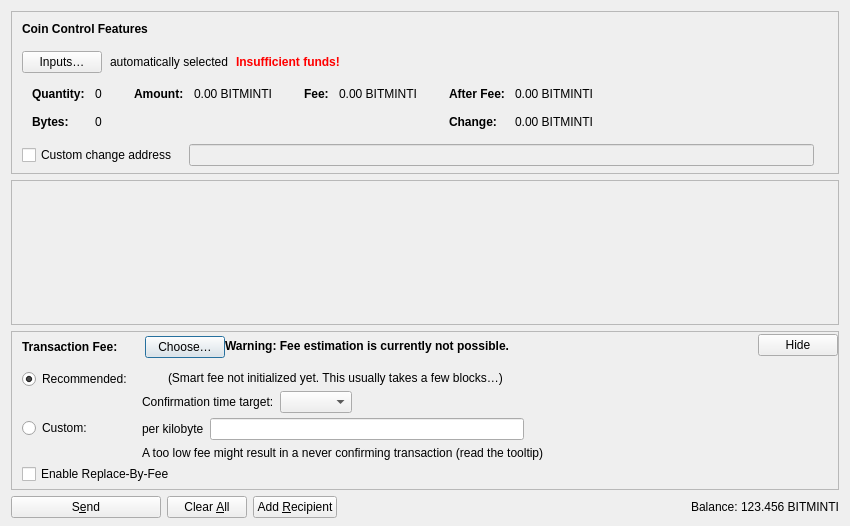
<?xml version="1.0" encoding="UTF-8"?>
<ui version="4.0">
 <class>SendCoinsDialog</class>
 <widget class="QDialog" name="SendCoinsDialog">
  <property name="geometry">
   <rect>
    <x>0</x>
    <y>0</y>
    <width>850</width>
    <height>526</height>
   </rect>
  </property>
  <property name="windowTitle">
   <string>Send Coins</string>
  </property>
  <layout class="QVBoxLayout" name="verticalLayout" stretch="0,1,0,0">
   <property name="bottomMargin">
    <number>8</number>
   </property>
   <item>
    <widget class="QFrame" name="frameCoinControl">
     <property name="sizePolicy">
      <sizepolicy hsizetype="Expanding" vsizetype="Expanding">
       <horstretch>0</horstretch>
       <verstretch>0</verstretch>
      </sizepolicy>
     </property>
     <property name="maximumSize">
      <size>
       <width>16777215</width>
       <height>16777215</height>
      </size>
     </property>
     <property name="frameShape">
      <enum>QFrame::StyledPanel</enum>
     </property>
     <property name="frameShadow">
      <enum>QFrame::Sunken</enum>
     </property>
     <layout class="QVBoxLayout" name="verticalLayoutCoinControl2">
      <property name="spacing">
       <number>0</number>
      </property>
      <property name="leftMargin">
       <number>0</number>
      </property>
      <property name="topMargin">
       <number>0</number>
      </property>
      <property name="rightMargin">
       <number>0</number>
      </property>
      <property name="bottomMargin">
       <number>6</number>
      </property>
      <item>
       <layout class="QVBoxLayout" name="verticalLayoutCoinControl" stretch="0,0,0,0,1">
        <property name="spacing">
         <number>0</number>
        </property>
        <property name="leftMargin">
         <number>10</number>
        </property>
        <property name="topMargin">
         <number>10</number>
        </property>
        <item>
         <layout class="QHBoxLayout" name="horizontalLayoutCoinControl1">
          <property name="bottomMargin">
           <number>15</number>
          </property>
          <item>
           <widget class="QLabel" name="labelCoinControlFeatures">
            <property name="sizePolicy">
             <sizepolicy hsizetype="Preferred" vsizetype="Maximum">
              <horstretch>0</horstretch>
              <verstretch>0</verstretch>
             </sizepolicy>
            </property>
            <property name="font">
             <font>
              <weight>75</weight>
              <bold>true</bold>
             </font>
            </property>
            <property name="styleSheet">
             <string notr="true">font-weight:bold;</string>
            </property>
            <property name="text">
             <string>Coin Control Features</string>
            </property>
           </widget>
          </item>
         </layout>
        </item>
        <item>
         <layout class="QHBoxLayout" name="horizontalLayoutCoinControl2" stretch="0,0,0,0">
          <property name="spacing">
           <number>8</number>
          </property>
          <property name="bottomMargin">
           <number>10</number>
          </property>
          <item>
           <widget class="QPushButton" name="pushButtonCoinControl">
            <property name="styleSheet">
             <string notr="true"/>
            </property>
            <property name="text">
             <string>Inputs…</string>
            </property>
            <property name="autoDefault">
             <bool>false</bool>
            </property>
           </widget>
          </item>
          <item>
           <widget class="QLabel" name="labelCoinControlAutomaticallySelected">
            <property name="text">
             <string>automatically selected</string>
            </property>
            <property name="margin">
             <number>5</number>
            </property>
           </widget>
          </item>
          <item>
           <widget class="QLabel" name="labelCoinControlInsuffFunds">
            <property name="font">
             <font>
              <weight>75</weight>
              <bold>true</bold>
             </font>
            </property>
            <property name="styleSheet">
             <string notr="true">color:red;font-weight:bold;</string>
            </property>
            <property name="text">
             <string>Insufficient funds!</string>
            </property>
            <property name="margin">
             <number>5</number>
            </property>
           </widget>
          </item>
          <item>
           <spacer name="horizontalSpacerCoinControl">
            <property name="orientation">
             <enum>Qt::Horizontal</enum>
            </property>
            <property name="sizeHint" stdset="0">
             <size>
              <width>40</width>
              <height>1</height>
             </size>
            </property>
           </spacer>
          </item>
         </layout>
        </item>
        <item>
         <widget class="QWidget" name="widgetCoinControl" native="true">
          <property name="sizePolicy">
           <sizepolicy hsizetype="Preferred" vsizetype="Preferred">
            <horstretch>0</horstretch>
            <verstretch>0</verstretch>
           </sizepolicy>
          </property>
          <property name="minimumSize">
           <size>
            <width>0</width>
            <height>0</height>
           </size>
          </property>
          <property name="styleSheet">
           <string notr="true"/>
          </property>
          <layout class="QHBoxLayout" name="horizontalLayoutCoinControl5">
           <property name="leftMargin">
            <number>0</number>
           </property>
           <property name="topMargin">
            <number>0</number>
           </property>
           <property name="rightMargin">
            <number>0</number>
           </property>
           <property name="bottomMargin">
            <number>0</number>
           </property>
           <item>
            <layout class="QHBoxLayout" name="horizontalLayoutCoinControl3" stretch="0,0,0,1">
             <property name="spacing">
              <number>20</number>
             </property>
             <property name="topMargin">
              <number>0</number>
             </property>
             <property name="bottomMargin">
              <number>10</number>
             </property>
             <item>
              <layout class="QFormLayout" name="formLayoutCoinControl1">
               <property name="labelAlignment">
                <set>Qt::AlignLeft|Qt::AlignVCenter</set>
               </property>
               <property name="horizontalSpacing">
                <number>10</number>
               </property>
               <property name="verticalSpacing">
                <number>14</number>
               </property>
               <property name="leftMargin">
                <number>10</number>
               </property>
               <property name="topMargin">
                <number>4</number>
               </property>
               <property name="rightMargin">
                <number>6</number>
               </property>
               <item row="0" column="0">
                <widget class="QLabel" name="labelCoinControlQuantityText">
                 <property name="font">
                  <font>
                   <weight>75</weight>
                   <bold>true</bold>
                  </font>
                 </property>
                 <property name="text">
                  <string>Quantity:</string>
                 </property>
                 <property name="margin">
                  <number>0</number>
                 </property>
                </widget>
               </item>
               <item row="0" column="1">
                <widget class="QLabel" name="labelCoinControlQuantity">
                 <property name="cursor">
                  <cursorShape>IBeamCursor</cursorShape>
                 </property>
                 <property name="contextMenuPolicy">
                  <enum>Qt::ActionsContextMenu</enum>
                 </property>
                 <property name="text">
                  <string notr="true">0</string>
                 </property>
                 <property name="margin">
                  <number>0</number>
                 </property>
                 <property name="textInteractionFlags">
                  <set>Qt::LinksAccessibleByMouse|Qt::TextSelectableByKeyboard|Qt::TextSelectableByMouse</set>
                 </property>
                </widget>
               </item>
               <item row="1" column="0">
                <widget class="QLabel" name="labelCoinControlBytesText">
                 <property name="font">
                  <font>
                   <weight>75</weight>
                   <bold>true</bold>
                  </font>
                 </property>
                 <property name="text">
                  <string>Bytes:</string>
                 </property>
                </widget>
               </item>
               <item row="1" column="1">
                <widget class="QLabel" name="labelCoinControlBytes">
                 <property name="cursor">
                  <cursorShape>IBeamCursor</cursorShape>
                 </property>
                 <property name="contextMenuPolicy">
                  <enum>Qt::ActionsContextMenu</enum>
                 </property>
                 <property name="text">
                  <string notr="true">0</string>
                 </property>
                 <property name="textInteractionFlags">
                  <set>Qt::LinksAccessibleByMouse|Qt::TextSelectableByKeyboard|Qt::TextSelectableByMouse</set>
                 </property>
                </widget>
               </item>
              </layout>
             </item>
             <item>
              <layout class="QFormLayout" name="formLayoutCoinControl2">
               <property name="horizontalSpacing">
                <number>10</number>
               </property>
               <property name="verticalSpacing">
                <number>14</number>
               </property>
               <property name="leftMargin">
                <number>6</number>
               </property>
               <property name="topMargin">
                <number>4</number>
               </property>
               <property name="rightMargin">
                <number>6</number>
               </property>
               <item row="0" column="0">
                <widget class="QLabel" name="labelCoinControlAmountText">
                 <property name="font">
                  <font>
                   <weight>75</weight>
                   <bold>true</bold>
                  </font>
                 </property>
                 <property name="text">
                  <string>Amount:</string>
                 </property>
                 <property name="margin">
                  <number>0</number>
                 </property>
                </widget>
               </item>
               <item row="0" column="1">
                <widget class="QLabel" name="labelCoinControlAmount">
                 <property name="cursor">
                  <cursorShape>IBeamCursor</cursorShape>
                 </property>
                 <property name="contextMenuPolicy">
                  <enum>Qt::ActionsContextMenu</enum>
                 </property>
                 <property name="text">
                  <string notr="true">0.00 BITMINTI</string>
                 </property>
                 <property name="textInteractionFlags">
                  <set>Qt::LinksAccessibleByMouse|Qt::TextSelectableByKeyboard|Qt::TextSelectableByMouse</set>
                 </property>
                </widget>
               </item>
              </layout>
             </item>
             <item>
              <layout class="QFormLayout" name="formLayoutCoinControl3">
               <property name="horizontalSpacing">
                <number>10</number>
               </property>
               <property name="verticalSpacing">
                <number>14</number>
               </property>
               <property name="leftMargin">
                <number>6</number>
               </property>
               <property name="topMargin">
                <number>4</number>
               </property>
               <property name="rightMargin">
                <number>6</number>
               </property>
               <item row="0" column="0">
                <widget class="QLabel" name="labelCoinControlFeeText">
                 <property name="font">
                  <font>
                   <weight>75</weight>
                   <bold>true</bold>
                  </font>
                 </property>
                 <property name="text">
                  <string>Fee:</string>
                 </property>
                 <property name="margin">
                  <number>0</number>
                 </property>
                </widget>
               </item>
               <item row="0" column="1">
                <widget class="QLabel" name="labelCoinControlFee">
                 <property name="cursor">
                  <cursorShape>IBeamCursor</cursorShape>
                 </property>
                 <property name="contextMenuPolicy">
                  <enum>Qt::ActionsContextMenu</enum>
                 </property>
                 <property name="text">
                  <string notr="true">0.00 BITMINTI</string>
                 </property>
                 <property name="textInteractionFlags">
                  <set>Qt::LinksAccessibleByMouse|Qt::TextSelectableByKeyboard|Qt::TextSelectableByMouse</set>
                 </property>
                </widget>
               </item>
              </layout>
             </item>
             <item>
              <layout class="QFormLayout" name="formLayoutCoinControl4">
               <property name="labelAlignment">
                <set>Qt::AlignLeft|Qt::AlignVCenter</set>
               </property>
               <property name="horizontalSpacing">
                <number>10</number>
               </property>
               <property name="verticalSpacing">
                <number>14</number>
               </property>
               <property name="leftMargin">
                <number>6</number>
               </property>
               <property name="topMargin">
                <number>4</number>
               </property>
               <property name="rightMargin">
                <number>6</number>
               </property>
               <item row="0" column="0">
                <widget class="QLabel" name="labelCoinControlAfterFeeText">
                 <property name="font">
                  <font>
                   <weight>75</weight>
                   <bold>true</bold>
                  </font>
                 </property>
                 <property name="text">
                  <string>After Fee:</string>
                 </property>
                 <property name="margin">
                  <number>0</number>
                 </property>
                </widget>
               </item>
               <item row="0" column="1">
                <widget class="QLabel" name="labelCoinControlAfterFee">
                 <property name="cursor">
                  <cursorShape>IBeamCursor</cursorShape>
                 </property>
                 <property name="contextMenuPolicy">
                  <enum>Qt::ActionsContextMenu</enum>
                 </property>
                 <property name="text">
                  <string notr="true">0.00 BITMINTI</string>
                 </property>
                 <property name="textInteractionFlags">
                  <set>Qt::LinksAccessibleByMouse|Qt::TextSelectableByKeyboard|Qt::TextSelectableByMouse</set>
                 </property>
                </widget>
               </item>
               <item row="1" column="0">
                <widget class="QLabel" name="labelCoinControlChangeText">
                 <property name="font">
                  <font>
                   <weight>75</weight>
                   <bold>true</bold>
                  </font>
                 </property>
                 <property name="text">
                  <string>Change:</string>
                 </property>
                </widget>
               </item>
               <item row="1" column="1">
                <widget class="QLabel" name="labelCoinControlChange">
                 <property name="cursor">
                  <cursorShape>IBeamCursor</cursorShape>
                 </property>
                 <property name="contextMenuPolicy">
                  <enum>Qt::ActionsContextMenu</enum>
                 </property>
                 <property name="text">
                  <string notr="true">0.00 BITMINTI</string>
                 </property>
                 <property name="textInteractionFlags">
                  <set>Qt::LinksAccessibleByMouse|Qt::TextSelectableByKeyboard|Qt::TextSelectableByMouse</set>
                 </property>
                </widget>
               </item>
              </layout>
             </item>
            </layout>
           </item>
          </layout>
         </widget>
        </item>
        <item>
         <layout class="QHBoxLayout" name="horizontalLayoutCoinControl4" stretch="0,0,0">
          <property name="spacing">
           <number>12</number>
          </property>
          <property name="sizeConstraint">
           <enum>QLayout::SetDefaultConstraint</enum>
          </property>
          <property name="topMargin">
           <number>5</number>
          </property>
          <property name="rightMargin">
           <number>5</number>
          </property>
          <item>
           <widget class="QCheckBox" name="checkBoxCoinControlChange">
            <property name="toolTip">
             <string>If this is activated, but the change address is empty or invalid, change will be sent to a newly generated address.</string>
            </property>
            <property name="text">
             <string>Custom change address</string>
            </property>
           </widget>
          </item>
          <item>
           <widget class="QValidatedLineEdit" name="lineEditCoinControlChange">
            <property name="enabled">
             <bool>false</bool>
            </property>
            <property name="sizePolicy">
             <sizepolicy hsizetype="Expanding" vsizetype="Fixed">
              <horstretch>0</horstretch>
              <verstretch>0</verstretch>
             </sizepolicy>
            </property>
           </widget>
          </item>
          <item>
           <widget class="QLabel" name="labelCoinControlChangeLabel">
            <property name="sizePolicy">
             <sizepolicy hsizetype="Preferred" vsizetype="Expanding">
              <horstretch>0</horstretch>
              <verstretch>0</verstretch>
             </sizepolicy>
            </property>
            <property name="minimumSize">
             <size>
              <width>0</width>
              <height>0</height>
             </size>
            </property>
            <property name="text">
             <string/>
            </property>
            <property name="margin">
             <number>3</number>
            </property>
           </widget>
          </item>
         </layout>
        </item>
        <item>
         <spacer name="verticalSpacerCoinControl">
          <property name="orientation">
           <enum>Qt::Vertical</enum>
          </property>
          <property name="sizeHint" stdset="0">
           <size>
            <width>800</width>
            <height>1</height>
           </size>
          </property>
         </spacer>
        </item>
       </layout>
      </item>
     </layout>
    </widget>
   </item>
   <item>
    <widget class="QScrollArea" name="scrollArea">
     <property name="widgetResizable">
      <bool>true</bool>
     </property>
     <widget class="QWidget" name="scrollAreaWidgetContents">
      <property name="geometry">
       <rect>
        <x>0</x>
        <y>0</y>
        <width>830</width>
        <height>104</height>
       </rect>
      </property>
      <layout class="QVBoxLayout" name="verticalLayout_2" stretch="0,1">
       <property name="leftMargin">
        <number>0</number>
       </property>
       <property name="topMargin">
        <number>0</number>
       </property>
       <property name="rightMargin">
        <number>0</number>
       </property>
       <property name="bottomMargin">
        <number>0</number>
       </property>
       <item>
        <layout class="QVBoxLayout" name="entries">
         <property name="spacing">
          <number>6</number>
         </property>
        </layout>
       </item>
       <item>
        <spacer name="verticalSpacer">
         <property name="orientation">
          <enum>Qt::Vertical</enum>
         </property>
         <property name="sizeHint" stdset="0">
          <size>
           <width>20</width>
           <height>40</height>
          </size>
         </property>
        </spacer>
       </item>
      </layout>
     </widget>
    </widget>
   </item>
   <item>
    <widget class="QFrame" name="frameFee">
     <property name="sizePolicy">
      <sizepolicy hsizetype="Expanding" vsizetype="Expanding">
       <horstretch>0</horstretch>
       <verstretch>0</verstretch>
      </sizepolicy>
     </property>
     <property name="maximumSize">
      <size>
       <width>16777215</width>
       <height>16777215</height>
      </size>
     </property>
     <property name="frameShape">
      <enum>QFrame::StyledPanel</enum>
     </property>
     <property name="frameShadow">
      <enum>QFrame::Sunken</enum>
     </property>
     <layout class="QVBoxLayout" name="verticalLayoutFee1">
      <property name="spacing">
       <number>0</number>
      </property>
      <property name="leftMargin">
       <number>0</number>
      </property>
      <property name="topMargin">
       <number>0</number>
      </property>
      <property name="rightMargin">
       <number>0</number>
      </property>
      <property name="bottomMargin">
       <number>0</number>
      </property>
      <item>
       <layout class="QVBoxLayout" name="verticalLayoutFee2" stretch="0,0,0">
        <property name="spacing">
         <number>0</number>
        </property>
        <property name="leftMargin">
         <number>10</number>
        </property>
        <property name="topMargin">
         <number>0</number>
        </property>
        <item>
         <layout class="QHBoxLayout" name="horizontalLayoutFee1">
          <property name="bottomMargin">
           <number>0</number>
          </property>
          <item>
           <layout class="QVBoxLayout" name="verticalLayoutFee7">
            <property name="spacing">
             <number>0</number>
            </property>
            <item>
             <spacer name="verticalSpacerSmartFee">
              <property name="orientation">
               <enum>Qt::Vertical</enum>
              </property>
              <property name="sizeType">
               <enum>QSizePolicy::Fixed</enum>
              </property>
              <property name="sizeHint" stdset="0">
               <size>
                <width>1</width>
                <height>4</height>
               </size>
              </property>
             </spacer>
            </item>
            <item>
             <layout class="QHBoxLayout" name="horizontalLayoutSmartFee">
              <property name="spacing">
               <number>10</number>
              </property>
              <item>
               <widget class="QLabel" name="labelFeeHeadline">
                <property name="sizePolicy">
                 <sizepolicy hsizetype="Preferred" vsizetype="Maximum">
                  <horstretch>0</horstretch>
                  <verstretch>0</verstretch>
                 </sizepolicy>
                </property>
                <property name="font">
                 <font>
                  <weight>75</weight>
                  <bold>true</bold>
                 </font>
                </property>
                <property name="styleSheet">
                 <string notr="true">font-weight:bold;</string>
                </property>
                <property name="text">
                 <string>Transaction Fee:</string>
                </property>
               </widget>
              </item>
              <item>
               <widget class="QLabel" name="labelFeeMinimized">
                <property name="text">
                 <string/>
                </property>
               </widget>
              </item>
              <item>
               <widget class="QPushButton" name="buttonChooseFee">
                <property name="text">
                 <string>Choose…</string>
                </property>
               </widget>
              </item>
             </layout>
            </item>
            <item>
             <spacer name="verticalSpacer_5">
              <property name="orientation">
               <enum>Qt::Vertical</enum>
              </property>
              <property name="sizeHint" stdset="0">
               <size>
                <width>1</width>
                <height>1</height>
               </size>
              </property>
             </spacer>
            </item>
           </layout>
          </item>
          <item>
           <widget class="QLabel" name="fallbackFeeWarningLabel">
            <property name="toolTip">
             <string>Using the fallbackfee can result in sending a transaction that will take several hours or days (or never) to confirm. Consider choosing your fee manually or wait until you have validated the complete chain.</string>
            </property>
            <property name="font">
            <font>
                <weight>75</weight>
                <bold>true</bold>
            </font>
            </property>
            <property name="text">
             <string>Warning: Fee estimation is currently not possible.</string>
            </property>
            <property name="wordWrap">
             <bool>false</bool>
            </property>
           </widget>
          </item>
          <item>
           <spacer name="horizontalSpacer_4">
            <property name="orientation">
             <enum>Qt::Horizontal</enum>
            </property>
            <property name="sizeType">
             <enum>QSizePolicy::MinimumExpanding</enum>
            </property>
            <property name="sizeHint" stdset="0">
             <size>
              <width>40</width>
              <height>20</height>
             </size>
            </property>
           </spacer>
          </item>
          <item>
           <widget class="QPushButton" name="buttonMinimizeFee">
            <property name="toolTip">
             <string>Hide transaction fee settings</string>
            </property>
            <property name="text">
             <string>Hide</string>
            </property>
           </widget>
          </item>
         </layout>
        </item>
        <item>
         <widget class="QFrame" name="frameFeeSelection">
          <layout class="QVBoxLayout" name="verticalLayoutFee12">
           <property name="spacing">
            <number>0</number>
           </property>
           <property name="leftMargin">
            <number>0</number>
           </property>
           <property name="topMargin">
            <number>0</number>
           </property>
           <property name="rightMargin">
            <number>0</number>
           </property>
           <property name="bottomMargin">
            <number>0</number>
           </property>
           <item>
            <layout class="QGridLayout" name="gridLayoutFee">
             <property name="topMargin">
              <number>10</number>
             </property>
             <property name="bottomMargin">
              <number>4</number>
             </property>
             <property name="horizontalSpacing">
              <number>10</number>
             </property>
             <property name="verticalSpacing">
              <number>4</number>
             </property>
             <item row="1" column="1">
              <layout class="QVBoxLayout" name="verticalLayoutFee8">
               <property name="spacing">
                <number>6</number>
               </property>
               <item>
                <layout class="QHBoxLayout" name="horizontalLayoutFee13">
                 <item>
                  <widget class="QLabel" name="labelCustomPerKilobyte">
                   <property name="toolTip">
                    <string>Specify a custom fee per kB (1,000 bytes) of the transaction's virtual size.

Note:  Since the fee is calculated on a per-byte basis, a fee rate of "100 satoshis per kvB" for a transaction size of 500 virtual bytes (half of 1 kvB) would ultimately yield a fee of only 50 satoshis.</string>
                   </property>
                   <property name="text">
                    <string>per kilobyte</string>
                   </property>
                  </widget>
                 </item>
                 <item>
                  <widget class="BitcoinAmountField" name="customFee"/>
                 </item>
                 <item>
                  <spacer name="horizontalSpacer_6">
                   <property name="orientation">
                    <enum>Qt::Horizontal</enum>
                   </property>
                   <property name="sizeHint" stdset="0">
                    <size>
                     <width>1</width>
                     <height>1</height>
                    </size>
                   </property>
                  </spacer>
                 </item>
                </layout>
               </item>
               <item>
                <layout class="QHBoxLayout" name="horizontalLayoutFee8">
                 <item>
                  <widget class="QLabel" name="labelCustomFeeWarning">
                   <property name="enabled">
                    <bool>true</bool>
                   </property>
                   <property name="toolTip">
                    <string>When there is less transaction volume than space in the blocks, miners as well as relaying nodes may enforce a minimum fee. Paying only this minimum fee is just fine, but be aware that this can result in a never confirming transaction once there is more demand for bitcoin transactions than the network can process.</string>
                   </property>
                   <property name="text">
                    <string>A too low fee might result in a never confirming transaction (read the tooltip)</string>
                   </property>
                  </widget>
                 </item>
                 <item>
                  <spacer name="horizontalSpacer_2">
                   <property name="orientation">
                    <enum>Qt::Horizontal</enum>
                   </property>
                   <property name="sizeHint" stdset="0">
                    <size>
                     <width>1</width>
                     <height>1</height>
                    </size>
                   </property>
                  </spacer>
                 </item>
                </layout>
               </item>
              </layout>
             </item>
             <item row="0" column="0">
              <layout class="QVBoxLayout" name="verticalLayoutFee4" stretch="0,1">
               <item>
                <widget class="QRadioButton" name="radioSmartFee">
                 <property name="text">
                  <string>Recommended:</string>
                 </property>
                 <property name="checked">
                  <bool>true</bool>
                 </property>
                 <attribute name="buttonGroup">
                  <string notr="true">groupFee</string>
                 </attribute>
                </widget>
               </item>
               <item>
                <spacer name="verticalSpacer_2">
                 <property name="orientation">
                  <enum>Qt::Vertical</enum>
                 </property>
                 <property name="sizeHint" stdset="0">
                  <size>
                   <width>1</width>
                   <height>1</height>
                  </size>
                 </property>
                </spacer>
               </item>
              </layout>
             </item>
             <item row="1" column="0">
              <layout class="QVBoxLayout" name="verticalLayoutFee9" stretch="0,1">
               <item>
                <widget class="QRadioButton" name="radioCustomFee">
                 <property name="text">
                  <string>Custom:</string>
                 </property>
                 <attribute name="buttonGroup">
                  <string notr="true">groupFee</string>
                 </attribute>
                </widget>
               </item>
               <item>
                <spacer name="verticalSpacer_6">
                 <property name="orientation">
                  <enum>Qt::Vertical</enum>
                 </property>
                 <property name="sizeHint" stdset="0">
                  <size>
                   <width>1</width>
                   <height>1</height>
                  </size>
                 </property>
                </spacer>
               </item>
              </layout>
             </item>
             <item row="0" column="1">
              <layout class="QVBoxLayout" name="verticalLayoutFee3" stretch="0,0,1">
               <property name="spacing">
                <number>6</number>
               </property>
               <property name="topMargin">
                <number>2</number>
               </property>
               <item>
                <layout class="QHBoxLayout" name="horizontalLayoutFee12">
                 <item>
                  <widget class="QLabel" name="labelSmartFee">
                   <property name="text">
                    <string/>
                   </property>
                  </widget>
                 </item>
                 <item>
                  <widget class="QLabel" name="labelFeeEstimation">
                   <property name="text">
                    <string/>
                   </property>
                  </widget>
                 </item>
                 <item>
                  <widget class="QLabel" name="labelSmartFee2">
                   <property name="text">
                    <string>(Smart fee not initialized yet. This usually takes a few blocks…)</string>
                   </property>
                  </widget>
                 </item>
                 <item>
                  <spacer name="horizontalSpacer_5">
                   <property name="orientation">
                    <enum>Qt::Horizontal</enum>
                   </property>
                   <property name="sizeHint" stdset="0">
                    <size>
                     <width>1</width>
                     <height>1</height>
                    </size>
                   </property>
                  </spacer>
                 </item>
                </layout>
               </item>
               <item>
                <layout class="QHBoxLayout" name="horizontalLayoutFee9">
                 <item>
                  <layout class="QVBoxLayout" name="verticalLayoutFee6">
                   <item>
                    <widget class="QLabel" name="labelSmartFee3">
                     <property name="text">
                      <string>Confirmation time target:</string>
                     </property>
                    </widget>
                   </item>
                  </layout>
                 </item>
                 <item>
                  <layout class="QVBoxLayout" name="verticalLayoutFee5">
                   <property name="rightMargin">
                    <number>30</number>
                   </property>
                   <item>
                    <layout class="QHBoxLayout" name="horizontalLayoutConfTarget">
                     <property name="bottomMargin">
                      <number>0</number>
                     </property>
                     <item>
                      <widget class="QComboBox" name="confTargetSelector"/>
                     </item>
                     <item>
                      <spacer name="horizontalSpacerConfTarget">
                       <property name="orientation">
                        <enum>Qt::Horizontal</enum>
                       </property>
                       <property name="sizeHint" stdset="0">
                        <size>
                         <width>40</width>
                         <height>20</height>
                        </size>
                       </property>
                      </spacer>
                     </item>
                    </layout>
                   </item>
                  </layout>
                 </item>
                </layout>
               </item>
               <item>
                <spacer name="verticalSpacer_4">
                 <property name="orientation">
                  <enum>Qt::Vertical</enum>
                 </property>
                 <property name="sizeHint" stdset="0">
                  <size>
                   <width>1</width>
                   <height>1</height>
                  </size>
                 </property>
                </spacer>
               </item>
              </layout>
             </item>
            </layout>
           </item>
           <item>
            <widget class="QCheckBox" name="optInRBF">
             <property name="text">
              <string>Enable Replace-By-Fee</string>
             </property>
             <property name="toolTip">
              <string>With Replace-By-Fee (BIP-125) you can increase a transaction's fee after it is sent. Without this, a higher fee may be recommended to compensate for increased transaction delay risk.</string>
             </property>
            </widget>
           </item>
          </layout>
         </widget>
        </item>
        <item>
         <spacer name="verticalSpacerFee">
          <property name="orientation">
           <enum>Qt::Vertical</enum>
          </property>
          <property name="sizeHint" stdset="0">
           <size>
            <width>40</width>
            <height>5</height>
           </size>
          </property>
         </spacer>
        </item>
       </layout>
      </item>
     </layout>
    </widget>
   </item>
   <item>
    <layout class="QHBoxLayout" name="horizontalLayout">
     <item>
      <widget class="QPushButton" name="sendButton">
       <property name="minimumSize">
        <size>
         <width>150</width>
         <height>0</height>
        </size>
       </property>
       <property name="toolTip">
        <string>Confirm the send action</string>
       </property>
       <property name="text">
        <string>S&amp;end</string>
       </property>
       <property name="icon">
        <iconset resource="../bitcoin.qrc">
         <normaloff>:/icons/send</normaloff>:/icons/send</iconset>
       </property>
       <property name="autoDefault">
        <bool>false</bool>
       </property>
       <property name="default">
        <bool>false</bool>
       </property>
      </widget>
     </item>
     <item>
      <widget class="QPushButton" name="clearButton">
       <property name="sizePolicy">
        <sizepolicy hsizetype="Minimum" vsizetype="Fixed">
         <horstretch>0</horstretch>
         <verstretch>0</verstretch>
        </sizepolicy>
       </property>
       <property name="toolTip">
        <string>Clear all fields of the form.</string>
       </property>
       <property name="text">
        <string>Clear &amp;All</string>
       </property>
       <property name="icon">
        <iconset resource="../bitcoin.qrc">
         <normaloff>:/icons/remove</normaloff>:/icons/remove</iconset>
       </property>
       <property name="autoDefault">
        <bool>false</bool>
       </property>
      </widget>
     </item>
     <item>
      <widget class="QPushButton" name="addButton">
       <property name="toolTip">
        <string>Send to multiple recipients at once</string>
       </property>
       <property name="text">
        <string>Add &amp;Recipient</string>
       </property>
       <property name="icon">
        <iconset resource="../bitcoin.qrc">
         <normaloff>:/icons/add</normaloff>:/icons/add</iconset>
       </property>
       <property name="autoDefault">
        <bool>false</bool>
       </property>
      </widget>
     </item>
     <item>
      <spacer name="horizontalSpacer">
       <property name="orientation">
        <enum>Qt::Horizontal</enum>
       </property>
       <property name="sizeHint" stdset="0">
        <size>
         <width>40</width>
         <height>20</height>
        </size>
       </property>
      </spacer>
     </item>
     <item>
      <layout class="QHBoxLayout" name="horizontalLayout_2">
       <property name="spacing">
        <number>3</number>
       </property>
       <item>
        <widget class="QLabel" name="labelBalanceName">
         <property name="sizePolicy">
          <sizepolicy hsizetype="Preferred" vsizetype="Fixed">
           <horstretch>0</horstretch>
           <verstretch>0</verstretch>
          </sizepolicy>
         </property>
         <property name="text">
          <string>Balance:</string>
         </property>
        </widget>
       </item>
       <item>
        <widget class="QLabel" name="labelBalance">
         <property name="sizePolicy">
          <sizepolicy hsizetype="Preferred" vsizetype="Fixed">
           <horstretch>0</horstretch>
           <verstretch>0</verstretch>
          </sizepolicy>
         </property>
         <property name="cursor">
          <cursorShape>IBeamCursor</cursorShape>
         </property>
         <property name="text">
          <string notr="true">123.456 BITMINTI</string>
         </property>
         <property name="textInteractionFlags">
          <set>Qt::LinksAccessibleByMouse|Qt::TextSelectableByKeyboard|Qt::TextSelectableByMouse</set>
         </property>
        </widget>
       </item>
      </layout>
     </item>
    </layout>
   </item>
  </layout>
 </widget>
 <customwidgets>
  <customwidget>
   <class>QValidatedLineEdit</class>
   <extends>QLineEdit</extends>
   <header>qt/qvalidatedlineedit.h</header>
  </customwidget>
  <customwidget>
   <class>BitcoinAmountField</class>
   <extends>QLineEdit</extends>
   <header>qt/bitcoinamountfield.h</header>
   <container>1</container>
  </customwidget>
 </customwidgets>
 <resources>
  <include location="../bitcoin.qrc"/>
 </resources>
 <connections/>
 <buttongroups>
  <buttongroup name="groupFee"/>
 </buttongroups>
</ui>
